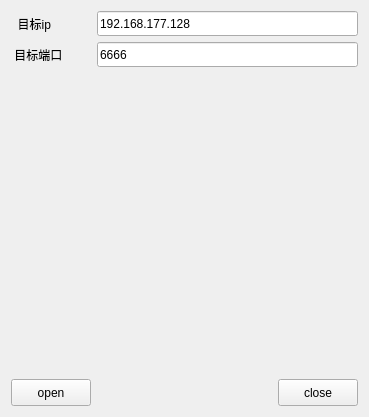
<?xml version="1.0" encoding="UTF-8"?>
<ui version="4.0">
 <class>Widget</class>
 <widget class="QWidget" name="Widget">
  <property name="geometry">
   <rect>
    <x>0</x>
    <y>0</y>
    <width>369</width>
    <height>417</height>
   </rect>
  </property>
  <property name="windowTitle">
   <string>Widget</string>
  </property>
  <layout class="QGridLayout" name="gridLayout">
   <item row="3" column="1">
    <spacer name="horizontalSpacer">
     <property name="orientation">
      <enum>Qt::Horizontal</enum>
     </property>
     <property name="sizeHint" stdset="0">
      <size>
       <width>186</width>
       <height>20</height>
      </size>
     </property>
    </spacer>
   </item>
   <item row="3" column="0">
    <widget class="QPushButton" name="pushButton_open">
     <property name="minimumSize">
      <size>
       <width>0</width>
       <height>27</height>
      </size>
     </property>
     <property name="text">
      <string>open</string>
     </property>
    </widget>
   </item>
   <item row="3" column="2">
    <widget class="QPushButton" name="pushButton_close">
     <property name="minimumSize">
      <size>
       <width>0</width>
       <height>27</height>
      </size>
     </property>
     <property name="text">
      <string>close</string>
     </property>
    </widget>
   </item>
   <item row="1" column="0">
    <widget class="QLabel" name="label_2">
     <property name="minimumSize">
      <size>
       <width>0</width>
       <height>25</height>
      </size>
     </property>
     <property name="text">
      <string> 目标端口</string>
     </property>
    </widget>
   </item>
   <item row="0" column="0">
    <widget class="QLabel" name="label">
     <property name="minimumSize">
      <size>
       <width>0</width>
       <height>25</height>
      </size>
     </property>
     <property name="text">
      <string>  目标ip</string>
     </property>
    </widget>
   </item>
   <item row="1" column="1" colspan="2">
    <widget class="QLineEdit" name="lineEdit_port">
     <property name="minimumSize">
      <size>
       <width>0</width>
       <height>25</height>
      </size>
     </property>
     <property name="text">
      <string>6666</string>
     </property>
    </widget>
   </item>
   <item row="2" column="0" colspan="3">
    <widget class="QLabel" name="label_video">
     <property name="text">
      <string/>
     </property>
    </widget>
   </item>
   <item row="0" column="1" colspan="2">
    <widget class="QLineEdit" name="lineEdit_ip">
     <property name="minimumSize">
      <size>
       <width>0</width>
       <height>25</height>
      </size>
     </property>
     <property name="text">
      <string>192.168.177.128</string>
     </property>
    </widget>
   </item>
  </layout>
 </widget>
 <layoutdefault spacing="6" margin="11"/>
 <resources/>
 <connections/>
</ui>
